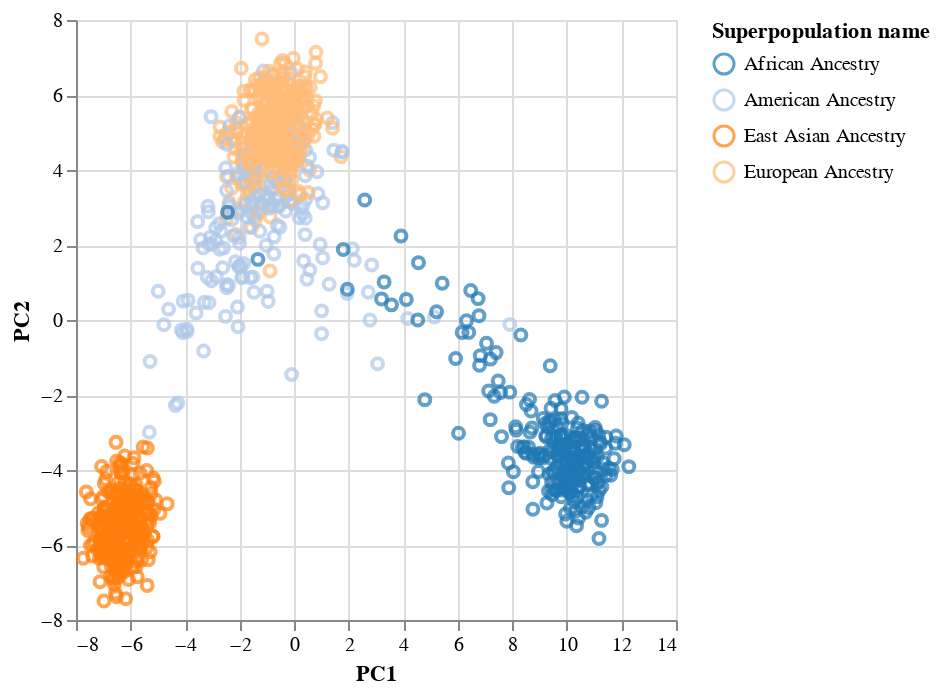

Write notebook code for a chart like this one.
### Markdown cell above
### PCA:

### Code cell
alt.Chart(df_plot).mark_point().encode(
    x='PC1',
    y='PC2',
    color=alt.Color('Superpopulation name', scale=alt.Scale(scheme='category20'))
)

### Figure 1 — Vega-Lite specification as saved in the notebook (floating-point values rounded to 4 significant figures; data arrays with more than 128 entries replaced by an {"elided": "..."} marker saying what was removed)
{"config": {"view": {"continuousWidth": 300, "continuousHeight": 300}}, "data": {"name": "data-c8277aab447a590821fb831f3dcb652c"}, "mark": {"type": "point"}, "encoding": {"color": {"field": "Superpopulation name", "scale": {"scheme": "category20"}, "type": "nominal"}, "x": {"field": "PC1", "type": "quantitative"}, "y": {"field": "PC2", "type": "quantitative"}}, "$schema": "https://vega.github.io/schema/vega-lite/v5.8.0.json", "datasets": {"data-c8277aab447a590821fb831f3dcb652c": {"elided": "1092 records"}}}
